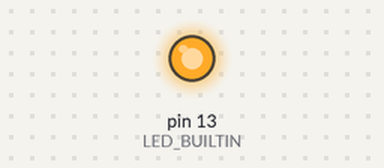
This sketch was run on a simulated Arduino Uno, built with avr-gcc and run on an emulated ATmega328P. On the bench: output pins drawn as LEDs (lit = HIGH).

Above: at 0.02 s.
At 14.05 s:
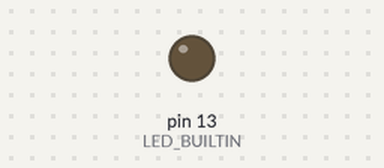
Timing chart, 0 to 15.2 s (numbered marks = the images above):
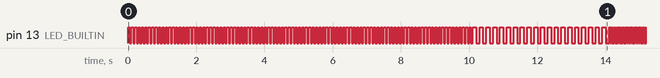

The sketch:

in_built_led.ino
```cpp
void setup()
{
  // put your setup code here, to run once:
  pinMode(LED_BUILTIN, OUTPUT);
}
int i=0;
void loop()
{
  // put your main code here, to run repeatedly:


  if(i<=100)
  {
    digitalWrite(LED_BUILTIN,HIGH);
    delay(50);
    digitalWrite(LED_BUILTIN,LOW);
    delay(50);
  }

  if(i>100 && i<=120)
  {
    digitalWrite(LED_BUILTIN,HIGH);
    delay(100);
    digitalWrite(LED_BUILTIN,LOW);
    delay(100);
  }

  if(i>120 && i<=300)
  {
    digitalWrite(LED_BUILTIN,HIGH);
    delay(25);
    digitalWrite(LED_BUILTIN,LOW);
    delay(25);
  }

  i=i+1;
  if(i==300)
  {
    delay(300);
    i=0;
  }
}
```
